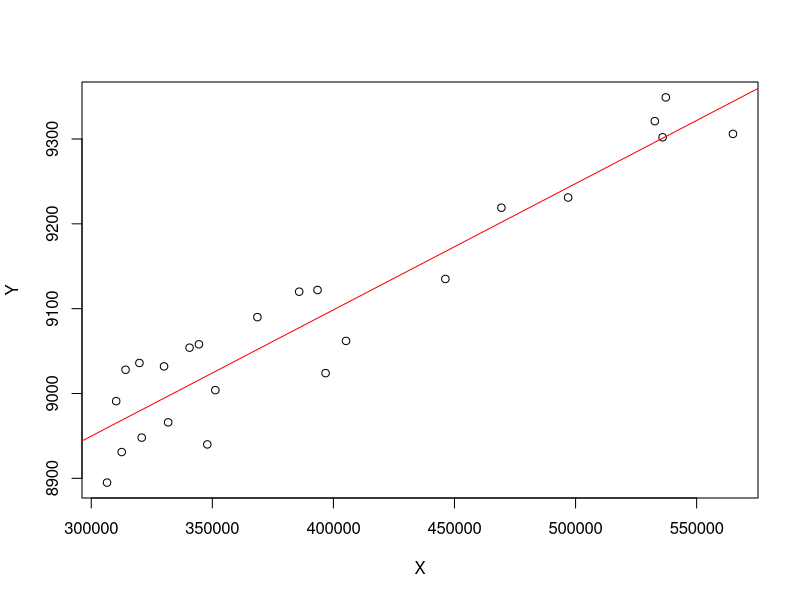

This chart was generated by the following R code:
Y <- c(9349, 9306, 9321, 9302, 9231, 9122, 9219, 9090, 9120, 8948, 9004, 9058, 8940, 9036, 9054, 8931, 8966, 9135, 8895, 9028, 9032, 8991, 9024, 9062)

X <- c(537280, 565004, 532723, 535946, 496926, 393444, 469377, 368608, 385862, 320836, 351236, 344457, 347920, 319883, 340594, 312565, 331749, 446233, 306513, 314163, 330057, 310293, 396756, 405205)

model <- lm(Y ~ X)

plot(X,Y)
abline(lm(Y ~ X), col="red")

# Wspolczynnik determinacji R2 to 0.892, wiec dopasowanie jest dosc dobre
summary(model)$r.squared

Xpred <- c(369596, 369464, 364634, 354277, 345995, 350588, 323954, 263205, 277046, 263513, 312308, 313005)

a <- coef(model)[2]
b <- coef(model)[1]

Ypred <- c()

for (i in 1 : length(Xpred) ) {
  y <- b + a*Xpred[i]
  Ypred[i] <- y
}

Ypred
